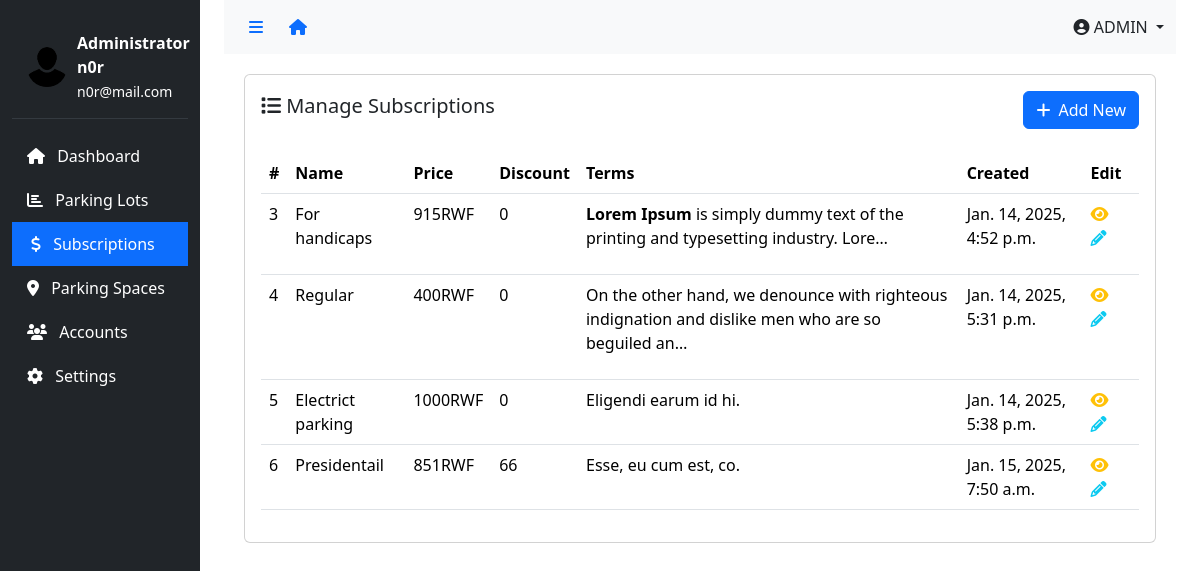
/dashboard/subscriptions (signed in), run on the app's committed database.
### app/models.py (models this page shows, shortened)
class User(AbstractUser):
    class Role(models.TextChoices):
        ATTENDANTS = "ATTENDANTS", "Attendants"
        ADMIN = "ADMIN", "Admin"
        CLIENT = "CLIENT", "Client"
    role = models.CharField(
        max_length=50,
        choices=Role.choices,
        default=Role.CLIENT  # Set default role to CLIENT
    )
    phone_number = models.CharField(
        validators=[phone_regex],
        max_length=10,
        unique=True,
        null=True
    )
    groups = models.ManyToManyField(
        'auth.Group',
        related_name='users',
        blank=True,
        help_text='The groups this user belongs to.'
    )
    user_permissions = models.ManyToManyField(
        'auth.Permission',
        related_name='users',
        blank=True,
        help_text='Specific permissions for this user.'
    )

class Subscription(models.Model):
    name = models.CharField(max_length=255, unique=True)
    price = models.IntegerField()
    discount_rate = models.PositiveIntegerField(validators=[MaxValueValidator(100)])
    terms = models.TextField()
    created_at = models.DateTimeField(auto_now_add=True)

### app/views.py (the view)
# urls.py: path('dashboard/subscriptions', views.subscriptions, name="subscriptions"),
@login_required
@admin_required
def subscriptions(request):
    sublist = Subscription.objects.all()
    context={
        'subscriptions': sublist,
        'active_menu': 'subscriptions'
    }
    return render(request, "dashboard/subscriptions.html", context)

### app/templates/app/dashboard/subscriptions.html (shortened to what this page needs)
{% extends 'dashboard/base.html' %}
{% block content %}
    <div class="content">
        <div class="card">
            <div class="card-body">
    <div class="d-flex justify-content-between align-items-center">
        <h5 class="card-title"><i class="fas fa-list"></i> Manage Subscriptions</h5>
        <a href="{% url 'create_subscription' %}" class="btn btn-primary"><i class="fas fa-plus me-2"></i>Add New</a>
    </div>
<br>
              <div class="table-responsive">
                <table class="table" id="activityTable">
                  <thead>
                    <tr>
                      <th>#</th>
                      <th>Name</th>
                      <th>Price</th>
                      <th>Discount</th>
                      <th>Terms</th>
                      <th>Created</th>
                      <th>Edit</th>
                    </tr>
                  </thead>
                  <tbody>
                    {% for sub in subscriptions %}
                    <tr>
                      <td>{{ sub.id }}</td>
                      <td>{{ sub.name }}</td>
                      <td>{{ sub.price }}RWF</td>
                      <td>{{ sub.discount_rate }}</td>
                      <td>{{ sub.terms|safe|truncatechars:100 }}</td>
                      <td>{{ sub.created_at }}</td>
                      <td>
                        <a href="{% url 'subscription_view' sub.pk %}"><i class="fas fa-eye me-2 text-warning"></i></a>
                        <a href="{% url 'update_subscription' sub.pk %}"><i class="fas fa-pencil me-2 text-info"></i></a>
                    </td>
                    </tr>
                {% endfor %}
                  </tbody>
                </table>
              </div>
            </div>
          </div>
    </div>
{% endblock %}

### app/templates/app/dashboard/includes/admin-sidebar.html
{% load static %}
<div class="col-md-3 col-lg-2 d-md-block sidebar" id="sidebar">
  <div class="position-sticky pt-3">
    <div class="user-info d-flex align-items-center">
      <img src="{% static 'img/pngwing.com.png' %}" alt="User" class="rounded-circle" />
      <div>
        <div class="fw-bold">Administrator</div>
        <div class="fw-bold">{{ user.username }}</div>
        <small>{{ user.email }}</small>
      </div>
    </div>
    <ul class="nav flex-column">
      <li class="nav-item">
        <a class="sidebar-link {% if active_menu == 'dashboard' %}active{% endif %}" href="{% url 'dashboard' %}" data-page="dashboard">
          <i class="fas fa-home me-2"></i> Dashboard
        </a>
      </li>
      <li class="nav-item">
        <a class="sidebar-link {% if active_menu == 'parking' %}active{% endif %}" href="{% url 'parking' %}" data-page="analytics">
          <i class="fas fa-chart-bar me-2"></i> Parking Lots
        </a>
      </li>
      <li class="nav-item">
        <a class="sidebar-link {% if active_menu == 'subscriptions' %}active{% endif %}" href="{% url 'subscriptions' %}" data-page="analytics">
          <i class="fas fa-dollar me-2"></i> Subscriptions
        </a>
      </li>
      <li class="nav-item">
        <a class="sidebar-link {% if active_menu == 'parkingspace' %}active{% endif %}" href="{% url 'parkingspace' %}" data-page="analytics">
          <i class="fas fa-location-dot me-2"></i> Parking Spaces
        </a>
      </li>
      <li class="nav-item">
        <a class="sidebar-link {% if active_menu == 'uaccounts' %}active{% endif %}" href="{% url 'uaccounts' %}" data-page="users">
          <i class="fas fa-users me-2"></i> Accounts
        </a>
      </li>
      <li class="nav-item">
        <a class="sidebar-link {% if active_menu == 'settings' %}active{% endif %}" href="#" data-page="settings">
          <i class="fas fa-cog me-2"></i> Settings
        </a>
      </li>
    </ul>
  </div>
</div>

### app/templates/app/dashboard/includes/nav.html (shortened to what this page needs)
<nav class="navbar navbar-expand-lg navbar-light bg-light">
  <div class="container-fluid d-flex align-items-center">
    <div class="d-flex align-items-center">
      <button class="btn btn-link" id="sidebarToggle">
        <i class="fas fa-bars"></i>
      </button>
      <a href="/" class="btn btn-link">
        <i class="fas fa-house"></i>
      </a>
    </div>
    <div class="ms-auto d-flex align-items-center">
      <div class="dropdown">
        <a class="nav-link dropdown-toggle" href="#" role="button" data-bs-toggle="dropdown">
          <i class="fas fa-user-circle"></i> {{ user.role }}
        </a>
      </div>
    </div>
  </div>
</nav>

### app/templates/app/dashboard/base.html (style rules this page uses)
.sidebar { min-height: 100vh; background: #212529; transition: all 0.3s; }
.sidebar-link { color: #fff; text-decoration: none; padding: 10px 15px; display: block; transition: all 0.3s; }
.sidebar-link:hover, .sidebar-link.active { background: #343a40; color: #fff; border-left: 4px solid #0d6efd; }
.sidebar-link.active { background: #0d6efd; }
.content { padding: 20px; }
#sidebarToggle { cursor: pointer; }
.user-info { color: white; padding: 15px; border-bottom: 1px solid #343a40; margin-bottom: 15px; }
.user-info img { width: 40px; height: 40px; margin-right: 10px; }

### data on the page
User: username "n0r", email "n0r@mail.com", role "ADMIN"
Subscription: id "3", name "For handicaps", price "915", discount_rate "0", terms "Lorem Ipsum is simply dummy text of the printing and typesetting industry. Lore…", created_at "Jan. 14, 2025, 4:52 p.m."
Subscription: id "4", name "Regular", price "400", discount_rate "0", terms "On the other hand, we denounce with righteous indignation and dislike men who are so beguiled an…", created_at "Jan. 14, 2025, 5:31 p.m."
Subscription: id "5", name "Electrict parking", price "1000", discount_rate "0", terms "Eligendi earum id hi.", created_at "Jan. 14, 2025, 5:38 p.m."
Subscription: id "6", name "Presidentail", price "851", discount_rate "66", terms "Esse, eu cum est, co.", created_at "Jan. 15, 2025, 7:50 a.m."
